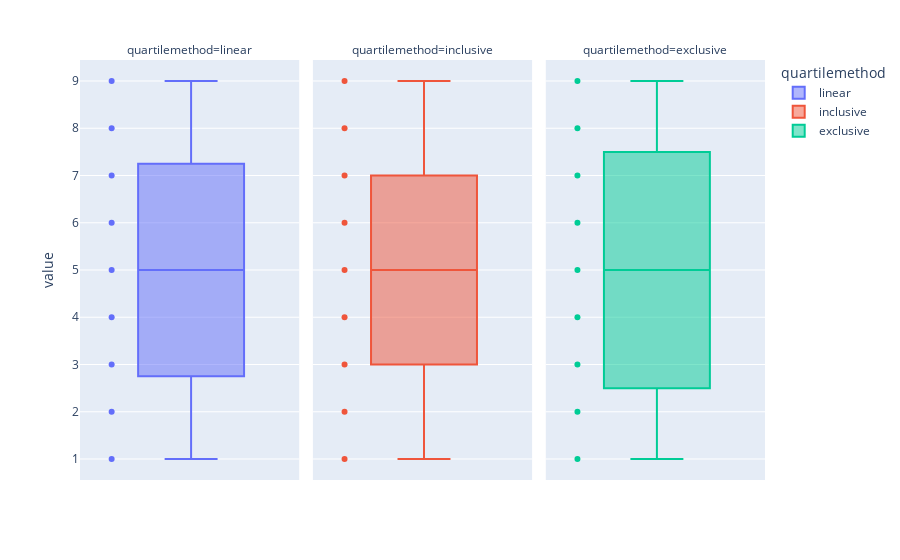

Notebook code cell kept with this figure:
### Code cell
fig = px.box(df1, y="value", facet_col="quartilemethod", color="quartilemethod",  boxmode="overlay", points='all')
fig.update_traces(quartilemethod="linear"   , jitter=0, col=1)
fig.update_traces(quartilemethod="inclusive", jitter=0, col=2)
fig.update_traces(quartilemethod="exclusive", jitter=0, col=3)
fig.show()

### Figure 1 — Plotly figure (JSON) as saved in the notebook; plotly's stock layout.template omitted (floating-point values rounded to 4 significant figures)
{"data": [{"alignmentgroup": "True", "boxpoints": "all", "hovertemplate": "quartilemethod=linear<br>value=%{y}<extra></extra>", "jitter": 0, "legendgroup": "linear", "marker": {"color": "#636efa"}, "name": "linear", "notched": false, "offsetgroup": "linear", "orientation": "v", "quartilemethod": "linear", "showlegend": true, "type": "box", "x0": " ", "xaxis": "x", "y": [1, 2, 3, 4, 5, 6, 7, 8, 9], "y0": " ", "yaxis": "y"}, {"alignmentgroup": "True", "boxpoints": "all", "hovertemplate": "quartilemethod=inclusive<br>value=%{y}<extra></extra>", "jitter": 0, "legendgroup": "inclusive", "marker": {"color": "#EF553B"}, "name": "inclusive", "notched": false, "offsetgroup": "inclusive", "orientation": "v", "quartilemethod": "inclusive", "showlegend": true, "type": "box", "x0": " ", "xaxis": "x2", "y": [1, 2, 3, 4, 5, 6, 7, 8, 9], "y0": " ", "yaxis": "y2"}, {"alignmentgroup": "True", "boxpoints": "all", "hovertemplate": "quartilemethod=exclusive<br>value=%{y}<extra></extra>", "jitter": 0, "legendgroup": "exclusive", "marker": {"color": "#00cc96"}, "name": "exclusive", "notched": false, "offsetgroup": "exclusive", "orientation": "v", "quartilemethod": "exclusive", "showlegend": true, "type": "box", "x0": " ", "xaxis": "x3", "y": [1, 2, 3, 4, 5, 6, 7, 8, 9], "y0": " ", "yaxis": "y3"}], "layout": {"annotations": [{"font": {}, "showarrow": false, "text": "quartilemethod=linear", "x": 0.16, "xanchor": "center", "xref": "paper", "y": 1, "yanchor": "bottom", "yref": "paper"}, {"font": {}, "showarrow": false, "text": "quartilemethod=inclusive", "x": 0.5, "xanchor": "center", "xref": "paper", "y": 1, "yanchor": "bottom", "yref": "paper"}, {"font": {}, "showarrow": false, "text": "quartilemethod=exclusive", "x": 0.84, "xanchor": "center", "xref": "paper", "y": 1, "yanchor": "bottom", "yref": "paper"}], "boxmode": "overlay", "legend": {"title": {"text": "quartilemethod"}, "tracegroupgap": 0}, "margin": {"t": 60}, "xaxis": {"anchor": "y", "domain": [0, 0.32]}, "xaxis2": {"anchor": "y2", "domain": [0.34, 0.66], "matches": "x"}, "xaxis3": {"anchor": "y3", "domain": [0.68, 1.0], "matches": "x"}, "yaxis": {"anchor": "x", "domain": [0, 1], "title": {"text": "value"}}, "yaxis2": {"anchor": "x2", "domain": [0, 1], "matches": "y", "showticklabels": false}, "yaxis3": {"anchor": "x3", "domain": [0, 1], "matches": "y", "showticklabels": false}}}
